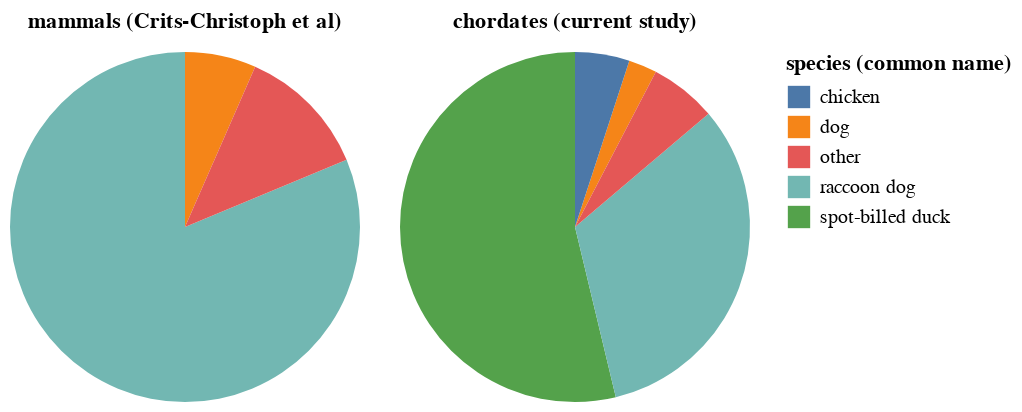

Notebook code cell kept with this figure:
### Markdown cell above
Now make pie charts:

### Code cell
sample_selection = alt.selection_point(
    fields=["sample"],
    bind=alt.binding_select(
        options=composition_df["sample"].unique(),
        name="sample",
    ),
    value="Q61",
)

species_set_selection = alt.selection_point(
    fields=["species_set"],
    bind=alt.binding_select(
        options=[None, *composition_df["species_set"].unique()],
        labels=["all", *composition_df["species_set"].unique()],
        name="species set(s) to show",
    ),
)

composition_chart = (
    alt.Chart(composition_df)
    .encode(
        theta="percent",
        color=alt.Color(
            "common_name",
            title="species (common name)",
            legend=alt.Legend(
                orient="right", columns=1, symbolSize=125, symbolType="square", labelLimit=0,
            ),
        ),
        column=alt.Column(
            "species_set",
            title=None,
            sort="descending",
            header=alt.Header(labelFontSize=11, labelFontWeight="bold"),
        ),
        tooltip=[
            alt.Tooltip(c, format=".3g") if composition_df[c].dtype == float else c
            for c in composition_df.columns
        ],
    )
    .mark_arc()
    .add_params(sample_selection, species_set_selection)
    .transform_filter(sample_selection)
    .transform_filter(species_set_selection)
    .properties(height=175, width=175)
)

composition_chart

### Figure 1 — Vega-Lite specification as saved in the notebook (floating-point values rounded to 4 significant figures; data arrays with more than 128 entries replaced by an {"elided": "..."} marker saying what was removed)
{"config": {"view": {"continuousWidth": 300, "continuousHeight": 300}}, "data": {"name": "data-1603cfd76be97f12d417636f899b15cb"}, "mark": {"type": "arc"}, "encoding": {"color": {"field": "common_name", "legend": {"columns": 1, "labelLimit": 0, "orient": "right", "symbolSize": 125, "symbolType": "square"}, "title": "species (common name)", "type": "nominal"}, "column": {"field": "species_set", "header": {"labelFontSize": 11, "labelFontWeight": "bold"}, "sort": "descending", "title": null, "type": "nominal"}, "theta": {"field": "percent", "type": "quantitative"}, "tooltip": [{"field": "sample", "type": "nominal"}, {"field": "species", "type": "nominal"}, {"field": "common_name", "type": "nominal"}, {"field": "species_set", "type": "nominal"}, {"field": "aligned_reads", "type": "quantitative"}, {"field": "percent", "format": ".3g", "type": "quantitative"}]}, "height": 175, "params": [{"name": "param_3", "select": {"type": "point", "fields": ["sample"]}, "bind": {"input": "select", "options": {"elided": "153 str values"}, "name": "sample"}, "value": "Q61"}, {"name": "param_4", "select": {"type": "point", "fields": ["species_set"]}, "bind": {"input": "select", "options": [null, "chordates (current study)", "mammals (Crits-Christoph et al)"], "labels": ["all", "chordates (current study)", "mammals (Crits-Christoph et al)"], "name": "species set(s) to show"}}], "transform": [{"filter": {"param": "param_3"}}, {"filter": {"param": "param_4"}}], "width": 175, "$schema": "https://vega.github.io/schema/vega-lite/v5.6.1.json", "datasets": {"data-1603cfd76be97f12d417636f899b15cb": {"elided": "1772 records"}}}
